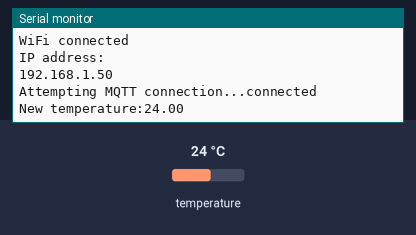
Bench run of a sketch on a simulated ESP8266 (NodeMCU). On the bench: the last lines printed to the serial monitor. The inputs (shaded band) are chosen by the test bench; at power-on: temperature 24 °C. WiFi joins after 1.5 s; servers stay silent unless stated; no MQTT or app messages arrive unless stated.

Above: at 2.7 s.
2.8 s: temperature set to 12 °C
At 4.1 s:
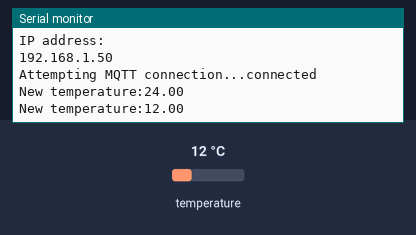
4.3 s: temperature set to 19 °C
At 5.6 s:
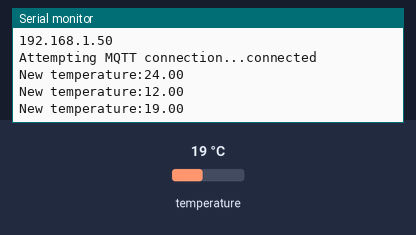

The sketch:

esp_mqtt_temp_sensor_ds18b20.ino
```cpp
#include <ESP8266WiFi.h>
#include <OneWire.h>
#include <DallasTemperature.h>
#include <PubSubClient.h>

#define wifi_ssid "YOUR-WiFI-SSID"
#define wifi_password "YOUR-WIFI-PASS"

#define mqtt_server "YOUR-MQTT-BROKER-ADDRESS"
#define mqtt_user "YOUR-MQTT-USER"
#define mqtt_password "YOUR-MQTT-PASS"

#define temperature_topic "sensor/temperature"

OneWire oneWire(2);
DallasTemperature ds(&oneWire);
WiFiClient espClient;
PubSubClient client(espClient);

void setup_wifi() {
  delay(10);
  Serial.println();
  Serial.print("Connecting to ");
  Serial.println(wifi_ssid);

  WiFi.begin(wifi_ssid, wifi_password);

  while (WiFi.status() != WL_CONNECTED) {
    delay(500);
    Serial.print(".");
  }

  Serial.println("");
  Serial.println("WiFi connected");
  Serial.println("IP address: ");
  Serial.println(WiFi.localIP());
}

void reconnect() {
  while (!client.connected()) {
    Serial.print("Attempting MQTT connection...");
    if (client.connect("ESP8266Client", mqtt_user, mqtt_password)) {
      Serial.println("connected");
    } else {
      Serial.print("failed, rc=");
      Serial.print(client.state());
      Serial.println(" try again in 5 seconds");
      delay(5000);
    }
  }
}

bool checkBound(float newValue, float prevValue, float maxDiff) {
  return !isnan(newValue) &&
         (newValue < prevValue - maxDiff || newValue > prevValue + maxDiff);
}

long lastMsg = 0;
float temp = 0.0;
float hum = 0.0;
float diff = 1.0;

void setup() {
  Serial.begin(115200);
  setup_wifi();
  client.setServer(mqtt_server, 1883);

}

void loop() {
  if (!client.connected()) {
    reconnect();
  }
  client.loop();

  long now = millis();
  if (now - lastMsg > 1000) {
    lastMsg = now;

    ds.requestTemperatures();
    float newTemp = ds.getTempCByIndex(0);

    if (checkBound(newTemp, temp, diff)) {
      temp = newTemp;
      Serial.print("New temperature:");
      Serial.println(String(temp).c_str());
      client.publish(temperature_topic, String(temp).c_str(), true);
    }
  }

}
```

Measured:
- after the input at 2.8 s, the serial monitor: prints a new line after 0.53 s (image 1)
- after the input at 4.3 s, the serial monitor: prints a new line at once (image 2)
